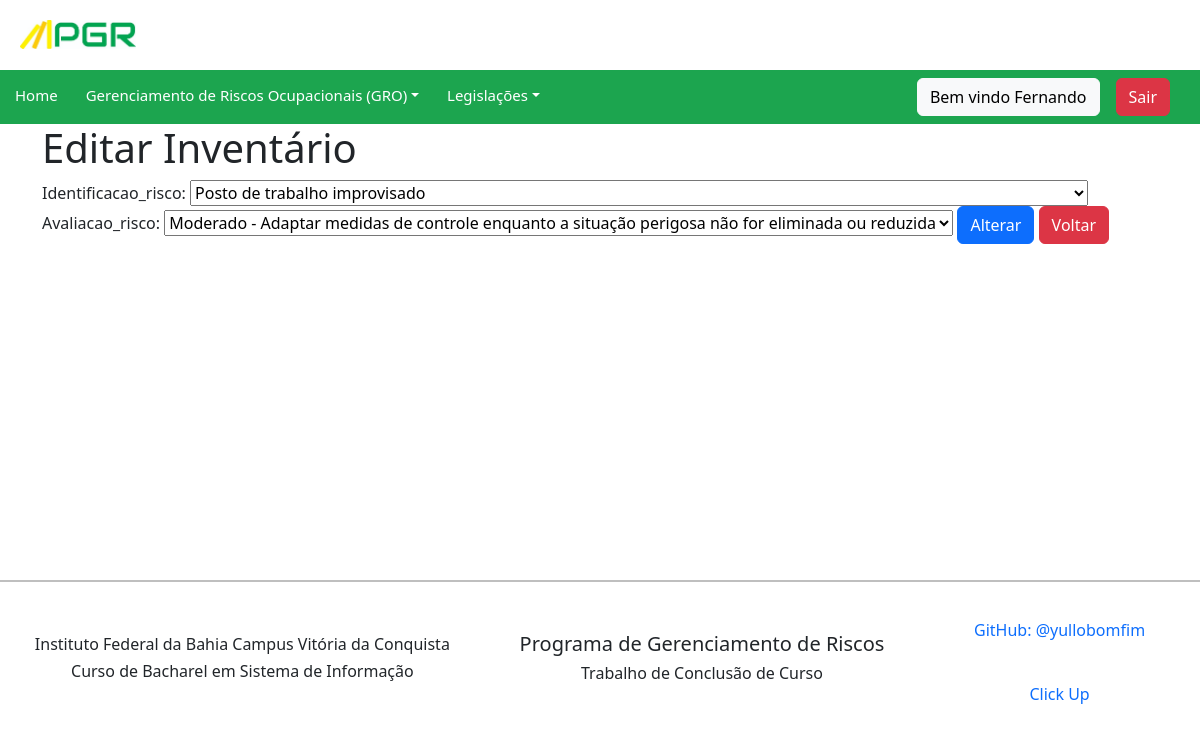
Before: /inventario/update/3/ (signed in) with the older database file.
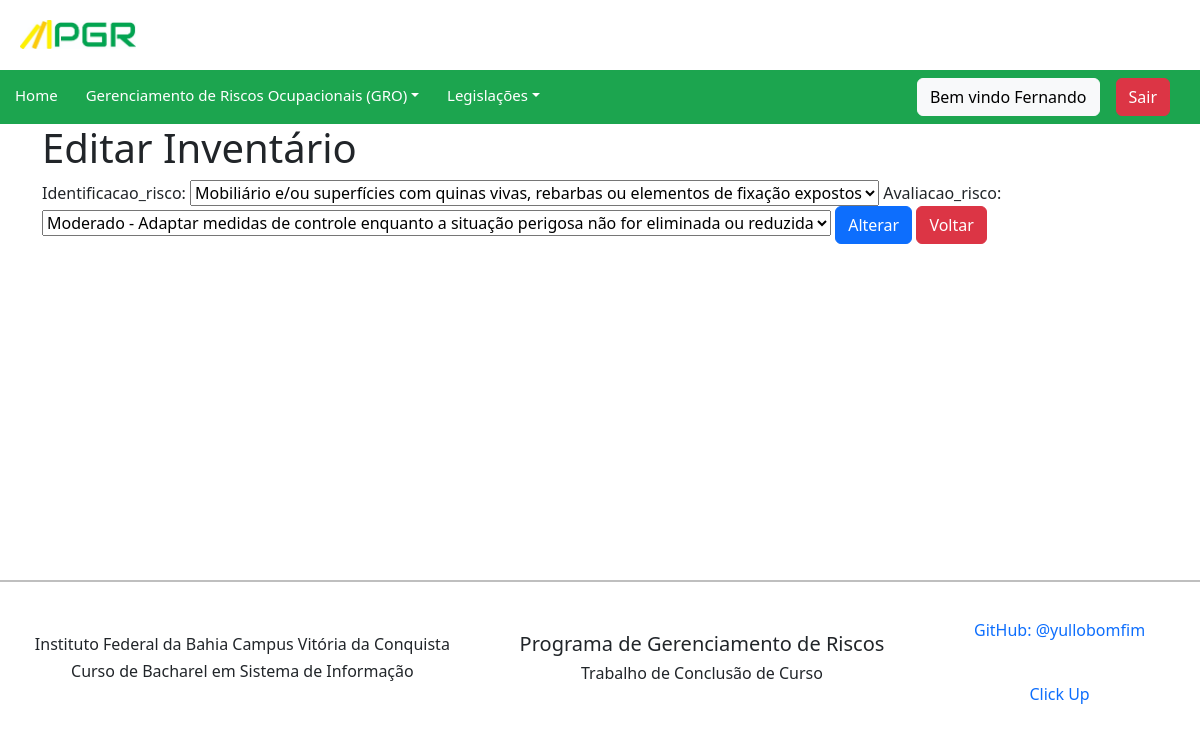
After: the same page with the newer database file.
### pgr/models.py (models this page shows, shortened)
class Inventario(models.Model):
    identificacao_risco = models.ForeignKey(Identificacaorisco, verbose_name=("identificacao_risco"), on_delete=models.CASCADE)
    avaliacao_risco = models.ForeignKey(Avaliacaorisco, verbose_name=("avaliacao_risco"), on_delete=models.CASCADE)
    class Meta:
        verbose_name = "inventario"
        verbose_name_plural = "inventarios"
        ordering = ['avaliacao_risco']

### pgr/views.py (the view)
# urls.py: path('inventario/update/<int:pk>/', InventarioUpdateView.as_view(), name='inventario_update'),
class InventarioUpdateView(LoginRequiredMixin, UpdateView):
    login_url = reverse_lazy('login')
    model = Inventario
    form_class = InventarioForm
    template_name = 'inventario_update.html'
    success_url = reverse_lazy('inventario_list')

### pgr/forms.py
class InventarioForm(ModelForm):
    class Meta:
        model= Inventario
        fields = '__all__'

### pgr/models.py (called while the page is built)
    def __str__(self):
        return f"{self.descricao_perigo}"

    def __str__(self):
        return f"{self.classificacao_risco} - {self.significado}"

    def __str__(self):
        return f"{self.descricao_perigo}"

    def __str__(self):
        return f"{self.classificacao_risco}"

### pgr/templates/inventario_update.html (shortened to what this page needs)
{% extends 'base.html' %}
{% load bootstrap %}
{% block content %}
<div class="container">
  <h1>Editar Inventário</h1>
  <form method="post">
    {{ form|bootstrap }}
    <button class="btn btn-primary" type="submit">Alterar</button>
    <a class="btn btn-danger" href="/inventario/">Voltar</a>
  </form>
</div>
  {% endblock %}

### pgr/templates/base.html (shortened to what this page needs)
{% load static %}
<!doctype html>
<html lang="pt-br">
  <head>
    <link href="https://cdn.jsdelivr.net/npm/bootstrap@5.2.3/dist/css/bootstrap.min.css" rel="stylesheet">
    <link href='{% static 'css/pgr.css' %}' rel='stylesheet'>
  </head>
  <body>
    <div class="container-fluid d-flex flex-column h-90 p-0">
      {% include 'includes/topo.html' %}
      {% include 'includes/navbar.html' %}
      <div class="body-card">
          {% block content %}
          {% endblock content %}
      </div>
        {% include 'includes/footer.html' %}
    </div>
  </body>
</html>

### pgr/templates/includes/topo.html
{% load static %}
<div class='topo'>
    <div class='header'>
        <img src="{% static 'img/logo-pgr.png' %}" width="10%">
    </div>
</div>

### pgr/templates/includes/navbar.html (shortened to what this page needs)
<nav class="navbar navbar-expand-lg navbar-light" style="background-color: #1ca54f;">
    <ul class="navbar-nav nav-text me-auto mb-2 mb-lg-0">
        <li class="nav-item">
            <a class="nav-link" href="{% url 'home'%}" >Home</a>
        </li>
        {% if user.is_authenticated %}
        <li class="nav-item dropdown dmenu">
            <a class="nav-link dropdown-toggle" href="#" id="navbardrop" data-toggle="dropdown">Gerenciamento de Riscos Ocupacionais (GRO)</a>
        </li>
        {% endif %}
        <li class="nav-item">
            <li class="nav-item dropdown dmenu">
            <a class="nav-link dropdown-toggle" href="#" id="navbardrop" data-toggle="dropdown">Legislações</a>
        </li>
    </ul>
        <div class="d-flex gap-3 align-items-center" style="margin-right: 30px">
            {% if user.is_authenticated %}
                <span class="btn btn-light">Bem vindo {{request.user|title}}</span>
                <a class="btn btn-danger" href="{% url 'logout' %}">Sair</a>
            {% endif %}
        </div>
</nav>

### pgr/templates/includes/footer.html
<hr>
<footer>
    <div>
        <div>
            <h6>Instituto Federal da Bahia Campus Vitória da Conquista</h6>
            <h6>Curso de Bacharel em Sistema de Informação</h6>
        </div>
        <div>
            <h5>Programa de Gerenciamento de Riscos</h5>
            <h6>Trabalho de Conclusão de Curso</h6>
        </div>
    <div>
    <a href="https://github.com/yullobomfim/TCC-II" target=blank class="link-float"> GitHub: @yullobomfim </a>
    <a href="https://app.clickup.com/9007024432/v/li/900700267395" target=blank class="link-float"> Click Up</a>
</footer>

### pgr/static/css/pgr.css (style rules this page uses)
.header { border-bottom: 1px solid white; padding: 20px; }
.link-float { text-decoration: none; float: right; margin: 20px; }
.navbar-light .navbar-nav .nav-link { display: block; color: #fff; padding-left: 15px; padding-top: 5px; font-size: 15px; margin-right: 5px; text-decoration: none; transition: color 0.3s ease-in-out, background-color 0.3s ease-in-out; }
.body-card { height: 55vh; min-height: 55vh; max-height: 55vh; overflow-y: auto; overflow-x: hidden; }
.container { min-height: inherit; margin: auto; justify-content: center; align-items: center; }
footer { margin: auto; align-items: center; width: 100%; }
footer div { display: flex; flex-direction: row; margin: auto; align-items: center; justify-content: center; text-align: center; }
footer div div { display: flex; flex-direction: column; }
hr { height: 2px; width: 100%; border: 1px solid black; }

Changed rows visible on the page:
changed Inventario: identificacao_risco "Posto de trabalho improvisado" → "Mobiliário e/ou superfícies com quinas vivas, rebarbas ou elementos de fixação expostos"
